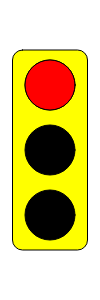
Frame 1 (no input)
Frame 60 (no input): identical to frame 1, image omitted
Frame 120 (the mouse pressed at the canvas centre since frame 60): identical to frame 1, image omitted

The p5.js sketch that drew this single still picture (run headless with seeded random() and noise() and a simulated clock; from frame 60 on, the mouse is pressed at the canvas centre):

// p5.js sketch
// ── sketch.js
// Traffic Light Practice Problem
// Ethan Heshka
// Oct 2 2023

// color speed variables is in seconds

let greenSPD = 6;
let yellowSPD = 2;
let redSPD = 5;

let swapCounter = 0; // ALWAYS keep this at 0

let state = "red";

function setup() {
  createCanvas(100, 300);
}

function draw() {
  background(255);
  drawOutlineOfLights();
  lightColor();
  stateChange();
}

function drawOutlineOfLights() {
  //box
  rectMode(CENTER);
  fill(color(255,255,0));
  rect(width / 2, height / 2, 75, 200, 10);

  //lights
  
  fillEllipses();
}

function lightColor(){
  fill(state);
  if (state === "red"){
    ellipse(width / 2, height / 2 - 65, 50, 50); //top
  } 
  else if  (state === "yellow"){
    ellipse(width / 2, height / 2, 50, 50); //middle
  } 
  else if (state === "green"){
    ellipse(width / 2, height / 2 + 65, 50, 50); //bottom
  }
}

function stateChange(){
  if (state === "red" && millis()>=redSPD*1000+swapCounter*1000){
    state = "green";
    swapCounter+=redSPD;
  } 
  else if  (state === "yellow" && millis()>=yellowSPD*1000+swapCounter*1000){
    state = "red";
    swapCounter+=yellowSPD;
  } 
  else if (state === "green" && millis()>=greenSPD*1000+swapCounter*1000){
    state = "yellow";
    swapCounter+=greenSPD;
  }
}

function fillEllipses(){
  fill(0);
  ellipse(width / 2, height / 2 - 65, 50, 50); //top
  ellipse(width / 2, height / 2, 50, 50); //middle
  ellipse(width / 2, height / 2 + 65, 50, 50); //bottom
}
